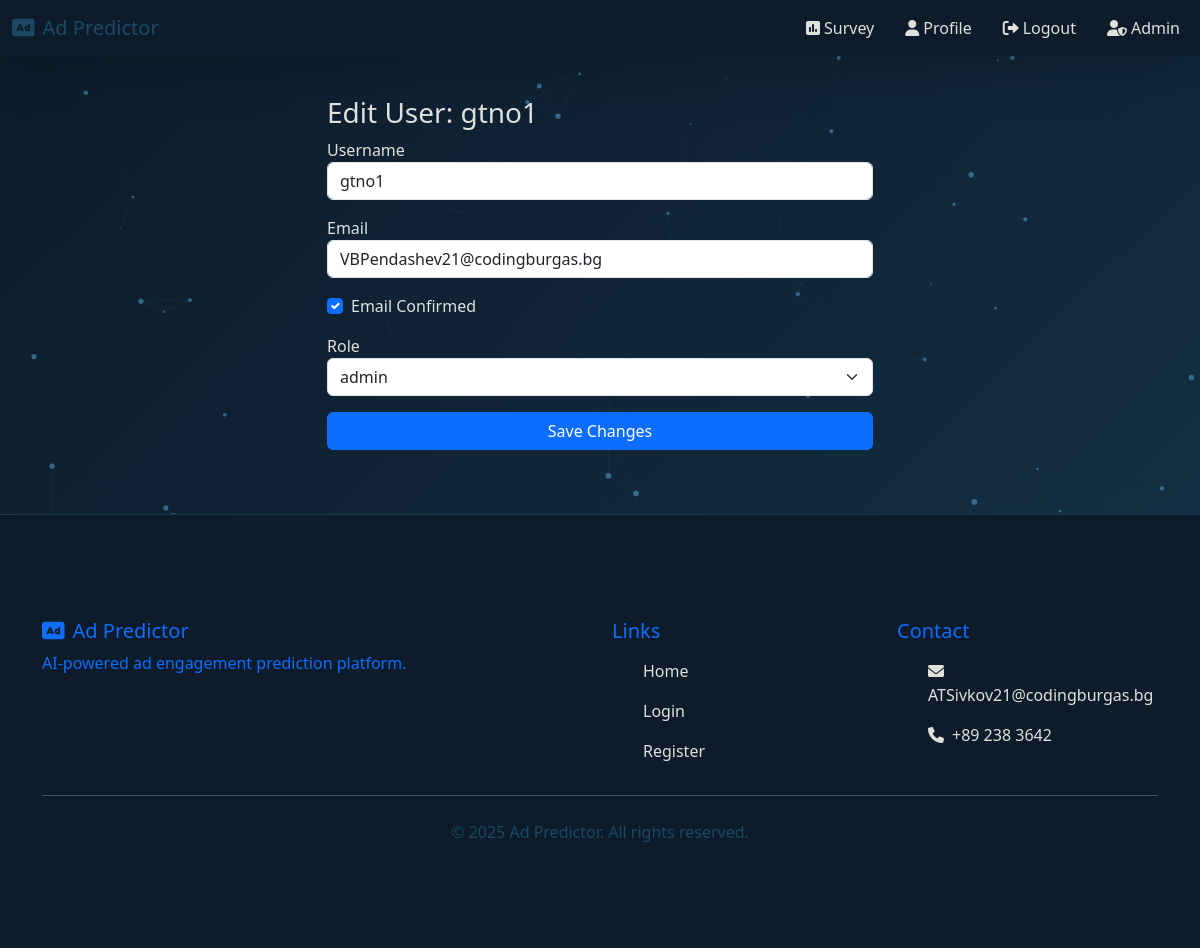
The app's page /admin/edit_user/4 (signed in) with its own data.
### app/models.py (models this page shows, shortened)
class User(UserMixin, db.Model):
    id = db.Column(db.Integer, primary_key=True)  # Уникален ID на потребителя
    username = db.Column(db.String(64), unique=True, nullable=False)  # Потребителско име, задължително и уникално
    email = db.Column(db.String(120), unique=True, nullable=False)  # Имейл, задължителен и уникален
    password_hash = db.Column(db.String(128))  # Хеширана парола
    email_confirmed = db.Column(db.Boolean, default=False)  # Дали имейлът е потвърден (по подразбиране False)
    share_results = db.Column(db.Boolean, default=False)  # Дали потребителят дава съгласие за споделяне на резултати
    role_id = db.Column(db.Integer, db.ForeignKey('role.id'))  # Външен ключ към ролята на потребителя
    survey_responses = db.relationship('SurveyResponse', backref='user', lazy=True)  # Всички отговори на анкети, свързани с този потребител
    ad_clicks = db.relationship('AdClick', backref='user', lazy=True)  # Всички кликвания на реклами от този потребител

### app/admin/routes.py (the view, shortened to what this page needs)
@admin_bp.route('/edit_user/<int:user_id>', methods=['GET', 'POST'])
@login_required
@admin_required
def edit_user(user_id):
    user = User.query.get_or_404(user_id)
    form = EditUserForm(obj=user)
    form.role.choices = [(role.id, role.name) for role in Role.query.all()]
    if request.method == 'GET':
        form.role.data = user.role_id
    return render_template('admin/edit_user.html', form=form, user=user)

### app/forms.py
class EditUserForm(FlaskForm):
    username = StringField('Username', validators=[DataRequired()])  # Поле за потребителско име, задължително
    email = StringField('Email', validators=[Email()])  # Поле за имейл с валидатор
    email_confirmed = BooleanField('Email Confirmed')  # Чекбокс за потвърждение на имейл
    role = SelectField('Role', coerce=int)  # Dropdown for user role selection
    submit = SubmitField('Save Changes')  # Бутон за записване на промените

### app/admin/routes.py (called while the page is built)
def admin_required(f):
    @wraps(f)
    def decorated(*args, **kwargs):
        if not current_user.is_authenticated or current_user.role.name != 'admin':
            flash('Admin access required.', 'danger')
            return redirect(url_for('main.index'))
        return f(*args, **kwargs)
    return decorated

### app/models.py (called while the page is built)
@login_manager.user_loader
def load_user(user_id):
    return User.query.get(int(user_id))  # Връща потребител с дадения ID от базата

### app/admin/templates/admin/edit_user.html (shortened to what this page needs)
{% extends 'layout.html' %}
{% block content %}
<div class="row justify-content-center fade-in-up">
  <div class="col-md-6">
    <h3>Edit User: {{ user.username }}</h3>
    <form method="POST">
      <div class="mb-3">{{ form.username.label }}{{ form.username(class="form-control") }}</div>
      <div class="mb-3">{{ form.email.label }}{{ form.email(class="form-control") }}</div>
      <div class="mb-3 form-check">
        {{ form.email_confirmed(class="form-check-input") }}
        {{ form.email_confirmed.label(class="form-check-label") }}
      </div>
      <div class="mb-3">{{ form.role.label }}{{ form.role(class="form-select") }}</div>
      <div class="mb-3">{{ form.submit(class="btn btn-primary w-100") }}</div>
    </form>
  </div>
</div>
{% endblock %}

### static/css/style.css (style rules this page uses)
.deep-blue-bg { background: linear-gradient(135deg, #0d1b2a 0%, #1b4965 50%, #5fa8d3 100%); background-size: 400% 400%; animation: gradientFlow 15s ease infinite; font-family: 'Segoe UI', Tahoma, Geneva, Verdana, sans-serif; color: #e0e1dd; min-height: 100vh; position: relative; overflow-x: hidden; }
.form-control, .form-select { background-color: rgba(27, 42, 65, 0.7); border: 1px solid rgba(95, 168, 211, 0.3); color: #e0e1dd; backdrop-filter: blur(5px); -webkit-backdrop-filter: blur(5px); transition: all 0.3s ease; }

### records on screen
User: username "gtno1", email "VBPendashev21@codingburgas.bg", email_confirmed "☑", role "admin"
